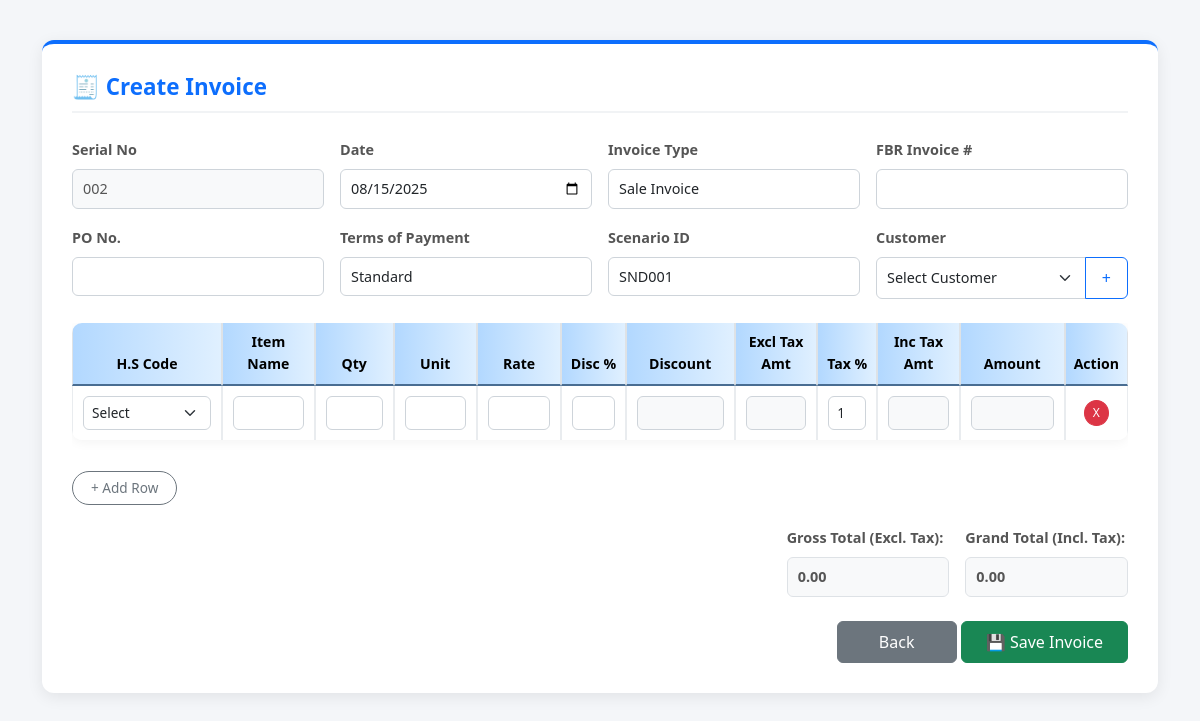
/add_invoice.php, run on an earlier commit of the app's database.
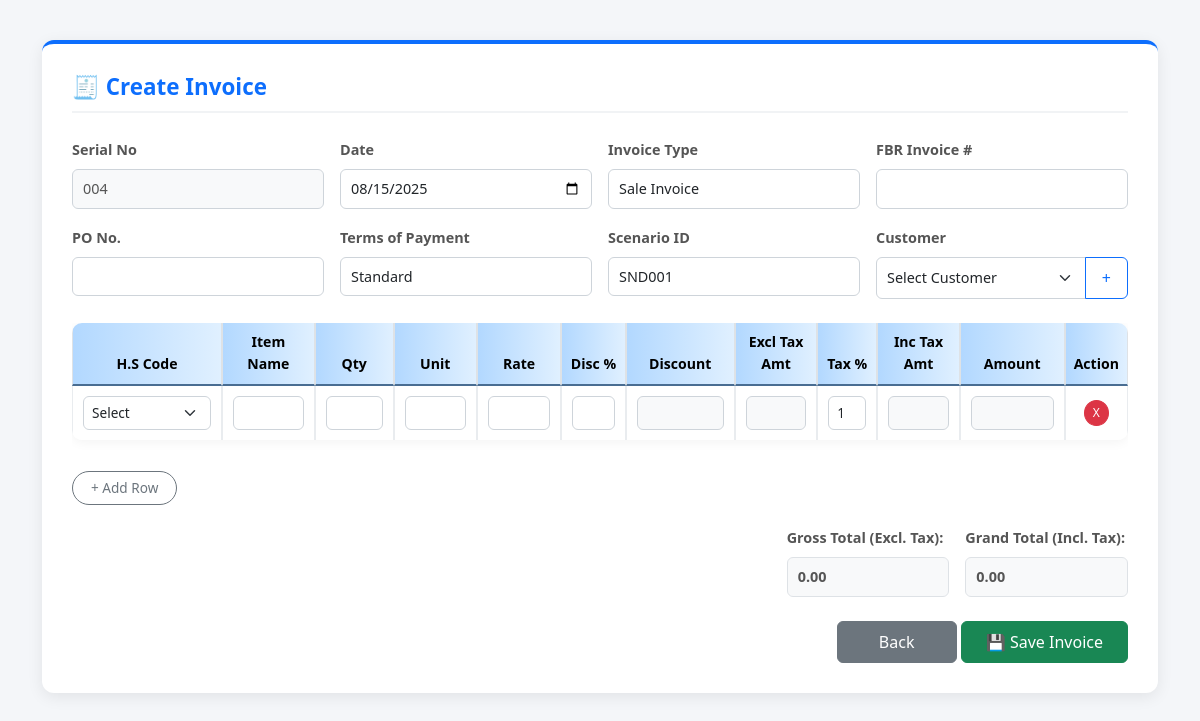
And on a later commit of the database.
### tables this page shows
CREATE TABLE `invoices` (
  `id` int(11) NOT NULL,
  `serial_no` varchar(50) NOT NULL,
  `date` date NOT NULL,
  `invoice_type` varchar(100) DEFAULT NULL,
  `fbr_invoice_no` varchar(100) DEFAULT NULL,
  `po_no` varchar(100) DEFAULT NULL,
  `terms_of_payment` varchar(100) DEFAULT NULL,
  `scenario_id` varchar(100) DEFAULT NULL,
  `customer_id` int(11) NOT NULL,
  `discount` decimal(10,2) DEFAULT 0.00,
  `tax` decimal(10,2) DEFAULT 18.00,
  `gross_total` decimal(12,2) DEFAULT NULL,
  `grand_total` decimal(12,2) DEFAULT NULL,
  `created_at` timestamp NOT NULL DEFAULT current_timestamp()
);

### add_invoice.php (the view, shortened to what the changed rows need)
<?php
require 'db.php';
$stmt = $pdo->query("SELECT serial_no FROM invoices ORDER BY id DESC LIMIT 1");
$lastSerial = $stmt->fetchColumn();
if ($lastSerial) {
    $nextSerial = intval($lastSerial) + 1;
} else {
    $nextSerial = 1;
}
$serialNo = str_pad($nextSerial, 3, '0', STR_PAD_LEFT);
?>
<!DOCTYPE html>
<html lang="en">
<head>
    <link href="https://cdn.jsdelivr.net/npm/bootstrap@5.3.2/dist/css/bootstrap.min.css" rel="stylesheet" />
</head>
<body>
    <div class="container">
        <div class="form-section">
            <form action="save_invoice.php" method="POST" id="invoiceForm">
                <div class="row g-3">
                    <div class="col-md-3">
                        <label for="serial_no" class="form-label">Serial No</label>
                        <input type="text" class="form-control" id="serial_no" name="serial_no" value="<?= $serialNo ?>" readonly required>
                    </div>
                </div>
                <div class="table-responsive mt-4">
                    <table class="table table-bordered align-middle" id="itemsTable">
                        <thead>
                            <tr>
                                <th>H.S Code</th>
                                <th>Item Name</th>
                                <th>Qty</th>
                                <th>Unit</th>
                                <th>Rate</th>
                                <th>Disc %</th>
                                <th>Discount</th>
                                <th>Excl Tax Amt</th>
                                <th>Tax %</th>
                                <th>Inc Tax Amt</th>
                                <th>Amount</th>
                                <th>Action</th>
                            </tr>
                        </thead>
                    </table>
                </div>
            </form>
        </div>
    </div>
</body>
</html>

What changed in the data, as far as the page shows it:
removed invoices: serial_no "002"
added invoices: serial_no "004"
